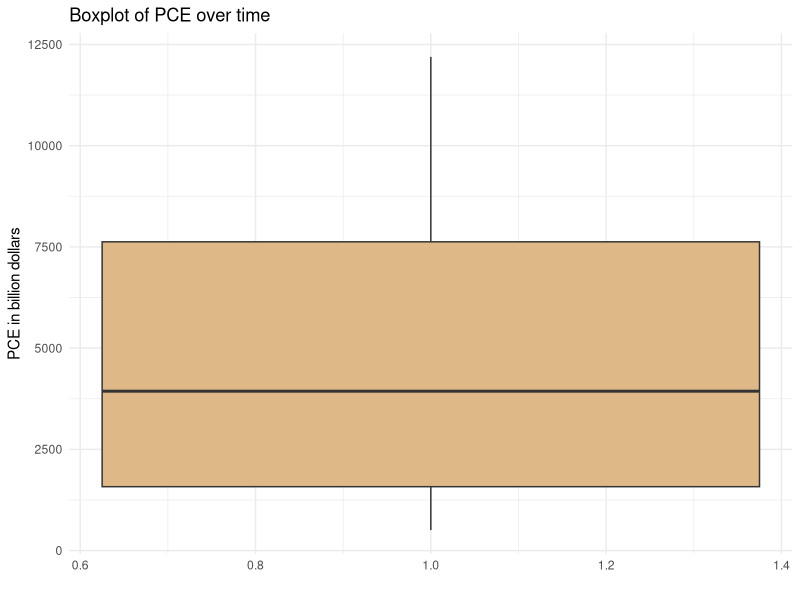
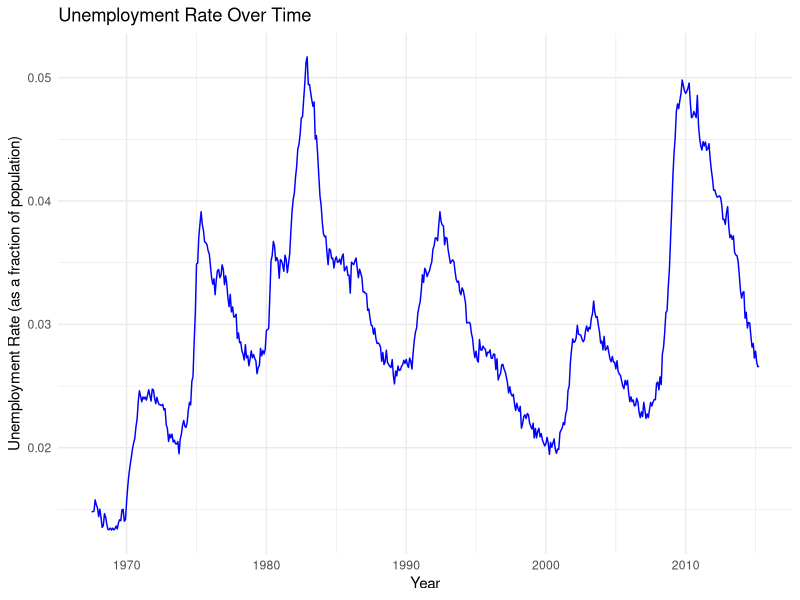

Reproduce these figures in R, in order.
## ---- chunk 1
library(ggplot2)
library(dplyr)
## ---- chunk 2
head(economics)
## ---- chunk 3
# Display a summary of the 'economics' dataset.
# The summary includes statistics like minimum, maximum, median, mean, and quartiles for each variable.
summary(economics)
## ---- chunk 4
# Compute correlation matrix
corr_mat = cor(economics[c("pce", "pop", "psavert", "uempmed", "unemploy")])

# Print correlation matrix
print(corr_mat)
## ---- chunk 5
# Boxplot of Personal Consumption Expenditures (PCE)
ggplot(economics, aes(x = 1, y = pce)) +
  geom_boxplot(fill = "burlywood") +
  labs(x = "", y = "PCE in billion dollars",
       title = "Boxplot of PCE over time") +
  theme_minimal()
## ---- chunk 6
ggplot(economics, aes(x = date, y = unemploy / pop)) +
  geom_line(color = "blue") +
  labs(x = "Year", y = "Unemployment Rate (as a fraction of population)",
       title = "Unemployment Rate Over Time") +
  theme_minimal()
